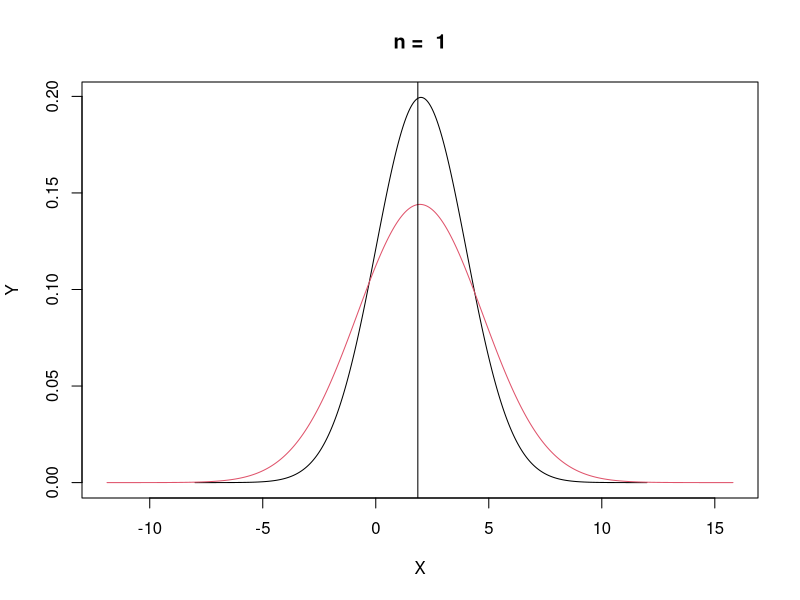
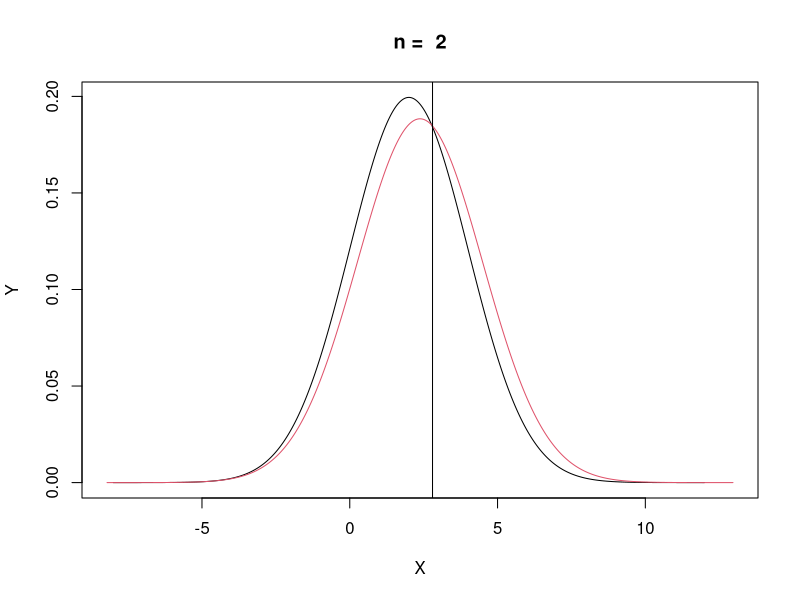
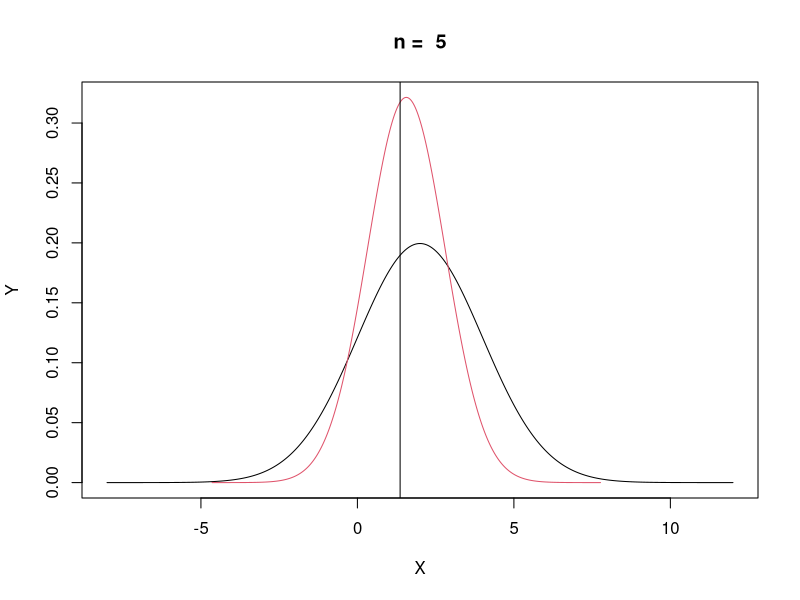
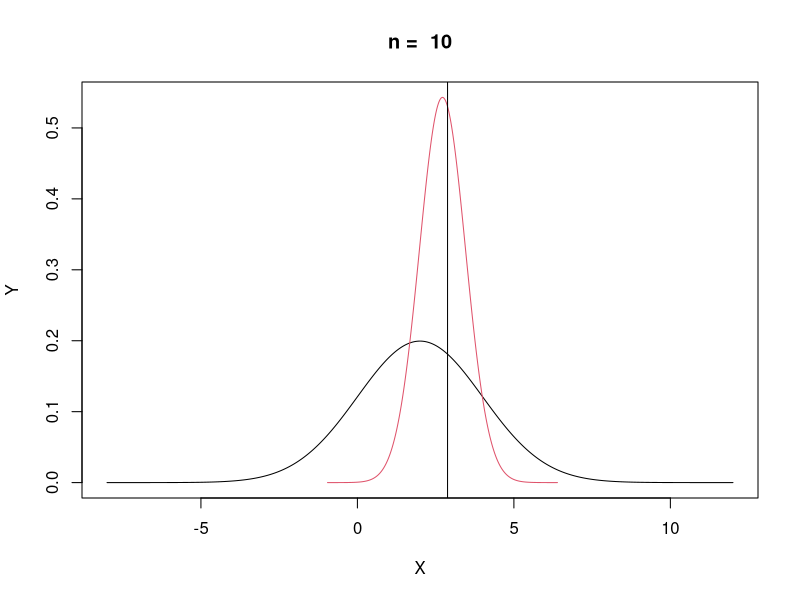
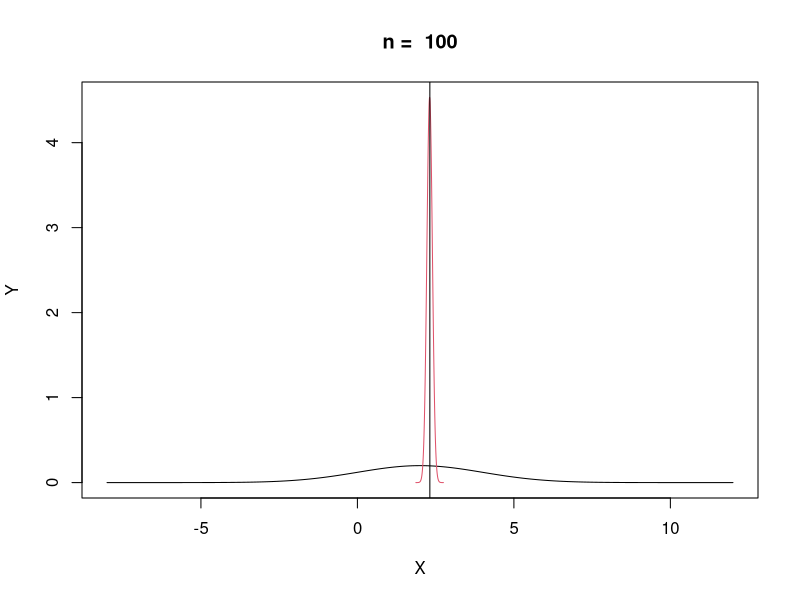
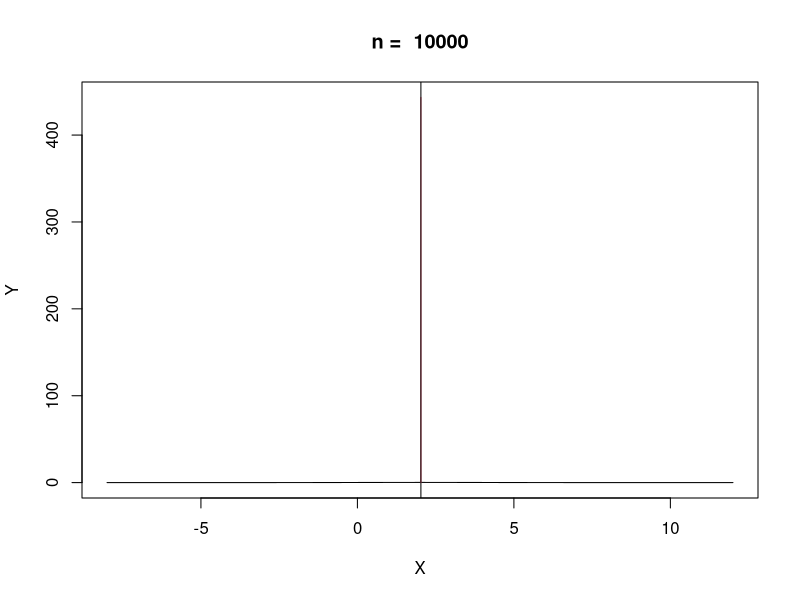
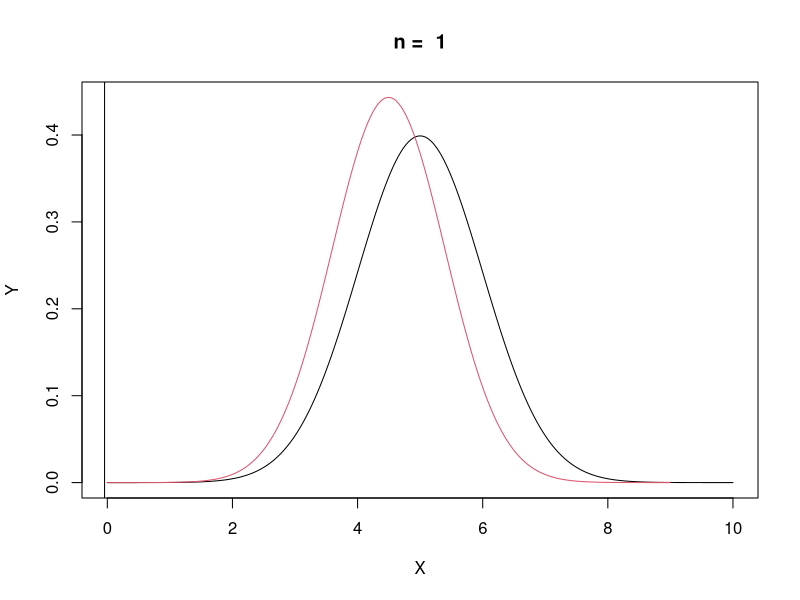
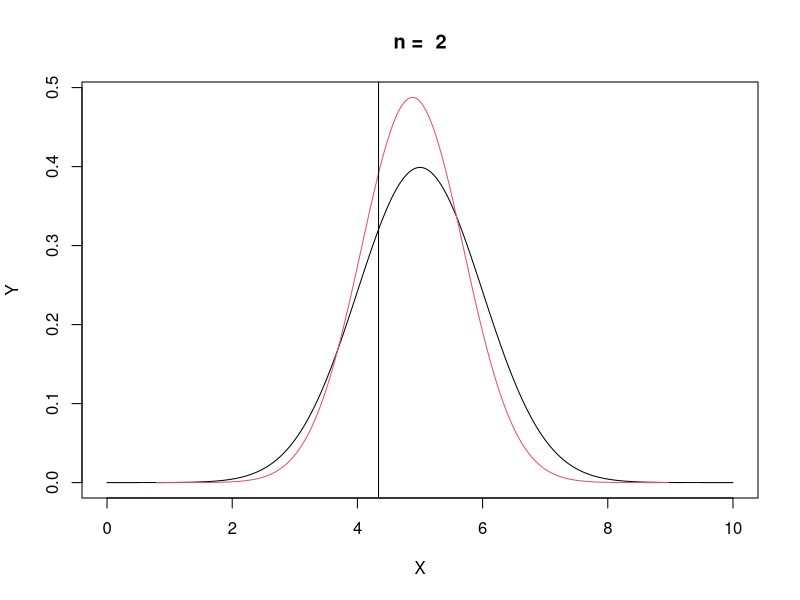

Source code (R) for these figures, in order:
## ---- warmup
library(knitr)
library(tidyr)
library(dplyr)

## ---- q2-temp
set.seed(1986)
theta <- 2
sigma_0 <- 3

alln <- c(1, 2, 5, 10, 100, 10000)
for(case in c(1, 2)){
  if (case == 1) {
    prior_mu <- 2
    prior_tau <- 2
  } else if (case == 2) {
    prior_mu <- 5
    prior_tau <- 1
  }
  
  for (n in alln) {
    x <- rnorm(n, mean = theta, sd= sigma_0)
    ## fill all the necessary code in
  }
}

## ---- q2
set.seed(1986)
theta <- 2
sigma_0 <- 3

alln <- c(1, 2, 5, 10, 100, 10000)
for(case in c(1, 2)){
  if (case == 1) {
    prior_mu <- 2
    prior_tau <- 2
  } else if (case == 2) {
    prior_mu <- 5
    prior_tau <- 1
  }
  
  for (n in alln) {
    x <- rnorm(n, mean = theta, sd= sigma_0)
    x_bar <- mean(x)
    
    a <- (n * x_bar)/sigma_0^2 + prior_mu/prior_tau^2
    b <- n/sigma_0^2 + 1/prior_tau^2
      
    post_mu <- a/b
    print(post_mu)
    post_sigma <- 1/(n/sigma_0^2 + 1/prior_tau^2)
      
    xx <- seq(-5, 5, by = 0.001)
    xx_prior <- xx * prior_tau + prior_mu
    xx_post <-  xx * post_sigma + post_mu
    
    Y <- cbind(dnorm(xx_prior, mean = prior_mu, sd= prior_tau), 
               dnorm(xx_post, mean = post_mu, sd = post_sigma))
    X <- cbind(xx_prior, xx_post)
    matplot(X, Y, type = 'l', lty = 1, main = paste("n = ", n))
    abline(v = x_bar, lty = 1)
  }
}


## ---- q3
theta <- seq(0, 1, .01)
dens <- theta^3 * (1-theta)^13 + 10 * theta^4 * (1-theta)^12 + 45 * theta^5 * (1-theta)^11
plot(theta, dens, ylim=c(0,1.1*max(dens)), type="l", xlab="theta", ylab="", xaxs="i",yaxs="i", yaxt="n", bty="n", cex=2)

## ---- q4
theta <- seq(0,1,.001)
dens <- dbeta(theta,1,.67)
plot (theta, dens, xlim=c(0,1), ylim=c(0,3),
type="l", xlab="theta", ylab="", xaxs="i",
yaxs="i", yaxt="n", bty="n", cex=2)
lines (c(1,1),c(0,3),col=0)
lines (c(1,1),c(0,3),lty=3)

## ---- q5
n <- 200
DT <- data.frame(c(0, 1, 2, 3, 4), c(109, 65, 22, 3, 1))
xbar <- sum(DT[, 1] * DT[, 2])/n

x <- seq(0, 2, by = 0.01)

for(case in c(1, 2, 3, 4)){
  if(case == 1){
    alpha <- beta <- 0.5 
  }else if(case == 2){
    alpha <- beta <- 1
  }else if(case == 3){
    alpha <- beta <- 10
  }else if(case == 4){
    alpha <- beta <- 100
  }
  
  dens <- dgamma(x, shape = alpha, rate = beta)

  alpha_posterior <- alpha + n * xbar
  beta_posterior <- beta + n
  dens_posterior <- dgamma(x, shape = alpha_posterior, rate = beta_posterior)
  
  matplot(x, cbind(dens, dens_posterior), lty = 1, type = 'l', ylab = "Density", xlab = "theta")
  abline(v = xbar)
  
}
